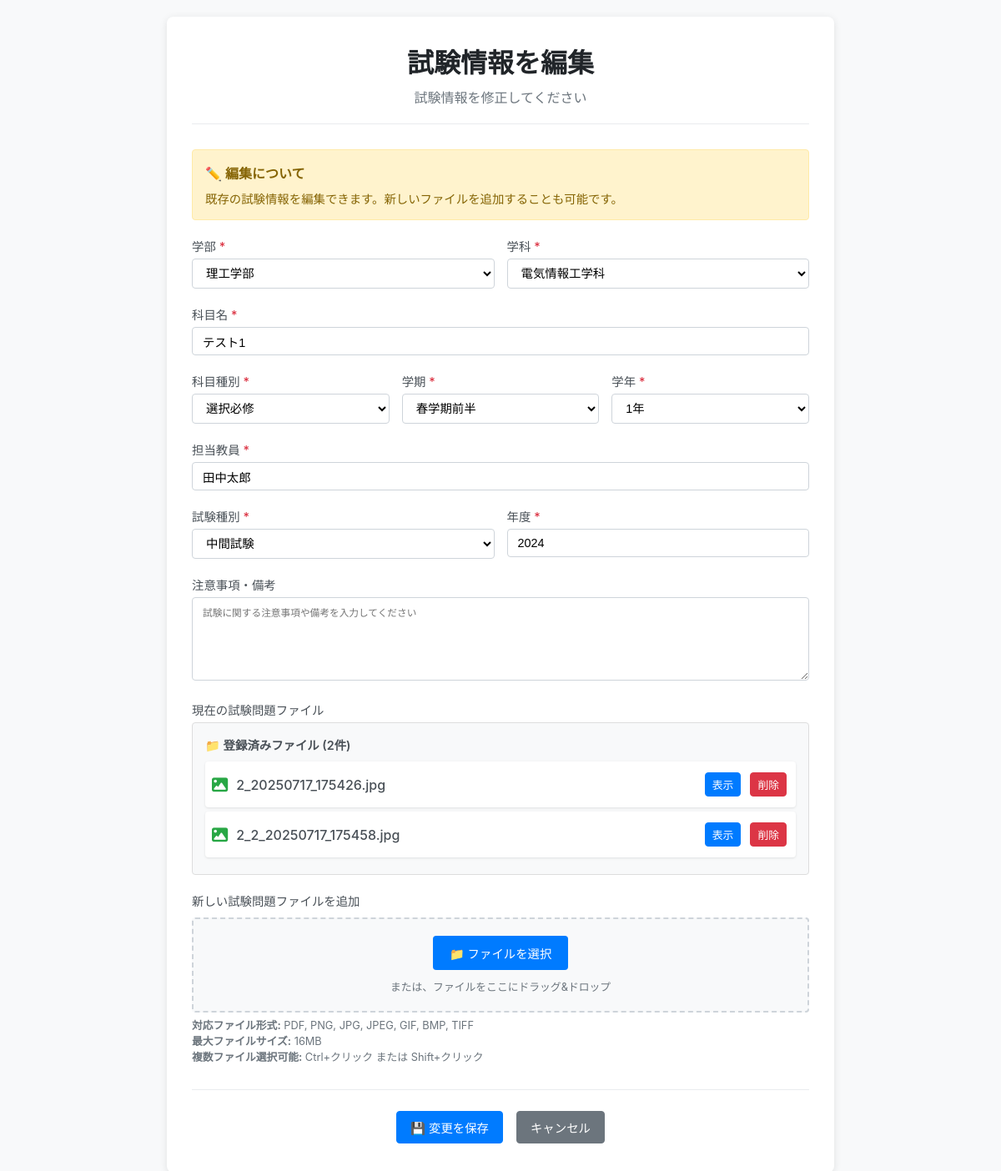
The app's page /exam-edit/28 (signed in) with its own data.
### tables this page shows
CREATE TABLE Subjects (
                subject_id INTEGER PRIMARY KEY AUTOINCREMENT,
                department_id INTEGER NOT NULL,
                subject_name TEXT NOT NULL,
                subject_type TEXT CHECK (subject_type IN ('必修', '選択必修', '一般教養')),
                semester TEXT CHECK (semester IN ('春学期', '春学期前半', '春学期後半', '秋学期', '秋学期前半', '秋学期後半')),
                grade_level INTEGER CHECK (grade_level BETWEEN 1 AND 4),
                created_at DATETIME DEFAULT CURRENT_TIMESTAMP,
                FOREIGN KEY (department_id) REFERENCES Departments(department_id)
            );

CREATE TABLE Professors (
                professor_id INTEGER PRIMARY KEY AUTOINCREMENT,
                professor_name TEXT NOT NULL
            );

CREATE TABLE Exams (
                exam_id INTEGER PRIMARY KEY AUTOINCREMENT,
                subject_id INTEGER NOT NULL,
                exam_type_id INTEGER NOT NULL,
                exam_year INTEGER NOT NULL,
                instructions TEXT,
                created_by INTEGER,
                created_at DATETIME DEFAULT CURRENT_TIMESTAMP,
                updated_at DATETIME DEFAULT CURRENT_TIMESTAMP,
                FOREIGN KEY (subject_id) REFERENCES Subjects(subject_id),
                FOREIGN KEY (exam_type_id) REFERENCES ExamTypes(exam_type_id),
                FOREIGN KEY (created_by) REFERENCES Users(user_id) ON DELETE SET NULL,
                UNIQUE(subject_id, exam_type_id, exam_year)
            );

CREATE TABLE ExamQuestions (
                question_id INTEGER PRIMARY KEY AUTOINCREMENT,
                exam_id INTEGER NOT NULL,
                picture TEXT,
                FOREIGN KEY (exam_id) REFERENCES Exams(exam_id)
            );

### app.py (the view)
    def decorated_function(*args, **kwargs):
        if 'user_id' not in session:
            return redirect(url_for('login'))
        return f(*args, **kwargs)

### app.py (called while the page is built)
def get_db() -> sqlite3.Connection:
    db = getattr(g, '_database', None)
    if db is None:
        try:
            db = g._database = sqlite3.connect(DATABASE)
            db.execute('PRAGMA foreign_keys = ON')
            db.row_factory = sqlite3.Row
        except Exception as e:
            import sys
            print(f"Database connection error: {e}", file=sys.stderr)
            raise
    return db

@app.teardown_appcontext
def close_connection(exception: Optional[BaseException]) -> None:
    db = getattr(g, '_database', None)
    if db is not None:
        db.close()

def login_required(f):
    def decorated_function(*args, **kwargs):
        if 'user_id' not in session:
            return redirect(url_for('login'))
        return f(*args, **kwargs)
    decorated_function.__name__ = f.__name__
    decorated_function.__doc__ = f.__doc__
    decorated_function.__module__ = f.__module__
    return decorated_function

### templates/exams/edit.html (shortened to what this page needs)
<!DOCTYPE html>
<html lang="ja">
<head>
    <link rel="stylesheet" href="https://cdnjs.cloudflare.com/ajax/libs/font-awesome/6.4.0/css/all.min.css">
</head>
<body>
    <div class="container"
         data-faculty-id="{{ exam.faculty_id }}"
         data-department-id="{{ exam.department_id }}">
        <div class="header">
            <h1>試験情報を編集</h1>
            <p>試験情報を修正してください</p>
        </div>
        <div class="info-box">
            <h3>✏️ 編集について</h3>
            <p>既存の試験情報を編集できます。新しいファイルを追加することも可能です。</p>
        </div>
        <form id="examForm" action="{{ url_for('exam_edit_update', exam_id=exam.exam_id) }}" method="POST" enctype="multipart/form-data">
            <div class="form-row">
                <div class="form-group">
                    <label for="faculty">学部 <span class="required">*</span></label>
                    <select id="faculty" name="faculty_id" required>
                        <option value="6" {{ 'selected' if exam.faculty_id == 6 else '' }}>理工学部</option>
                    </select>
                </div>
                <div class="form-group">
                    <label for="department">学科 <span class="required">*</span></label>
                    <select id="department" name="department_id" required>
                        <option value="">学科を選択してください</option>
                    </select>
                </div>
            </div>
            <div class="form-group">
                <label for="subject_name">科目名 <span class="required">*</span></label>
                <div class="autocomplete-container">
                    <input type="text" id="subject_name" name="subject_name"
                           value="{{ exam.subject_name }}"
                           placeholder="科目名を入力してください" required>
                </div>
            </div>
            <div class="form-row-three">
                <div class="form-group">
                    <label for="subject_type">科目種別 <span class="required">*</span></label>
                    <select id="subject_type" name="subject_type" required>
                        <option value="選択必修" {{ 'selected' if exam.subject_type == '選択必修' else '' }}>選択必修</option>
                    </select>
                </div>
                <div class="form-group">
                    <label for="semester">学期 <span class="required">*</span></label>
                    <select id="semester" name="semester" required>
                        <option value="春学期前半" {{ 'selected' if exam.semester == '春学期前半' else '' }}>春学期前半</option>
                    </select>
                </div>
                <div class="form-group">
                    <label for="grade_level">学年 <span class="required">*</span></label>
                    <select id="grade_level" name="grade_level" required>
                        <option value="1" {{ 'selected' if exam.grade_level == 1 else '' }}>1年</option>
                    </select>
                </div>
            </div>
            <div class="form-group">
                <label for="professor_name">担当教員 <span class="required">*</span></label>
                <div class="autocomplete-container">
                    <input type="text" id="professor_name" name="professor_name"
                           value="{{ professor_names[0] if professor_names else '' }}"
                           placeholder="教員名を入力してください" required>
                </div>
            </div>
            <div class="form-row">
                <div class="form-group">
                    <label for="exam_type">試験種別 <span class="required">*</span></label>
                    <select id="exam_type" name="exam_type_id" required>
                        <option value="2" {{ 'selected' if exam.exam_type_id == 2 else '' }}>中間試験</option>
                    </select>
                </div>
                <div class="form-group">
                    <label for="exam_year">年度 <span class="required">*</span></label>
                    <input type="number" id="exam_year" name="exam_year"
                           value="{{ exam.exam_year }}"
                           min="2020" max="2030" required>
                </div>
            </div>
            <div class="form-group">
                <label for="instructions">注意事項・備考</label>
                <textarea id="instructions" name="instructions" placeholder="試験に関する注意事項や備考を入力してください">{{ exam.instructions or '' }}</textarea>
            </div>
            {% if questions %}
            <div class="form-group">
                <label>現在の試験問題ファイル</label>
                <div class="existing-files">
                    <h6>📁 登録済みファイル ({{ questions|length }}件)</h6>
                    {% for question in questions %}
                    <div class="file-item">
                        <div class="file-info">
                            {% set file_extension = question.picture.split('.')[-1].lower() %}
                            {% if file_extension == 'pdf' %}
                                <i class="file-icon fas fa-file-pdf" style="color: #dc3545;"></i>
                            {% elif file_extension in ['png', 'jpg', 'jpeg', 'gif', 'bmp', 'tiff'] %}
                                <i class="file-icon fas fa-image" style="color: #28a745;"></i>
                            {% else %}
                                <i class="file-icon fas fa-file" style="color: #6c757d;"></i>
                            {% endif %}
                            <span class="file-name">{{ question.picture }}</span>
                        </div>
                        <div class="file-actions">
                            <a href="/uploads/{{ question.picture }}"
                               target="_blank" class="btn btn-sm btn-primary">表示</a>
                            <button type="button" class="btn btn-sm btn-danger"
                                    data-question-id="{{ question.question_id }}"
                                    data-filename="{{ question.picture }}"
                                    onclick="deleteFile(this.dataset.questionId, this.dataset.filename)">削除</button>
                        </div>
                    </div>
                    {% endfor %}
                </div>
            </div>
            {% endif %}
            <div class="form-group">
                <label for="exam_files">新しい試験問題ファイルを追加</label>
                <div class="file-upload-area" id="file-upload-area">
                    <div class="file-input-wrapper">
                        <button type="button" class="file-input-button" onclick="document.getElementById('exam_files').click()">
                            📁 ファイルを選択
                        </button>
                    </div>
                    <p style="margin: 10px 0 0 0; color: #6c757d; font-size: 0.8em;">
                        または、ファイルをここにドラッグ&ドロップ
                    </p>
                </div>
                <div style="font-size: 0.8em; color: #6c757d; margin-top: 5px;">
                    <strong>対応ファイル形式:</strong> PDF, PNG, JPG, JPEG, GIF, BMP, TIFF<br>
                    <strong>最大ファイルサイズ:</strong> 16MB<br>
                    <strong>複数ファイル選択可能:</strong> Ctrl+クリック または Shift+クリック
                </div>
            </div>
            <div class="button-group">
                <button type="submit" class="btn btn-primary">💾 変更を保存</button>
                <a href="/exam/{{ exam.exam_id }}" class="btn btn-secondary">キャンセル</a>
            </div>
        </form>
    </div>
</body>
</html>

### templates/exams/edit.html (style rules this page uses)
* { margin: 0; padding: 0; box-sizing: border-box; }
body { font-family: -apple-system, BlinkMacSystemFont, 'Segoe UI', Roboto, Oxygen, Ubuntu, Cantarell, sans-serif; background-color: #f8f9fa; min-height: 100vh; padding: 20px; }
.container { max-width: 800px; margin: 0 auto; background: white; border-radius: 8px; padding: 30px; box-shadow: 0 2px 10px rgba(0,0,0,0.1); }
.header { text-align: center; margin-bottom: 30px; padding-bottom: 20px; border-bottom: 1px solid #e9ecef; }
.header h1 { color: #212529; font-size: 2em; margin-bottom: 8px; font-weight: 600; }
.header p { color: #6c757d; font-size: 1em; }
.form-group { margin-bottom: 20px; }
.form-group label { display: block; margin-bottom: 5px; font-weight: 500; color: #495057; font-size: 0.9em; }
.form-group input, .form-group select, .form-group textarea { width: 100%; padding: 8px 12px; border: 1px solid #ced4da; border-radius: 4px; font-size: 0.9em; transition: border-color 0.15s ease-in-out, box-shadow 0.15s ease-in-out; background-color: #fff; }
.form-group textarea { min-height: 100px; resize: vertical; }
.form-row { display: grid; grid-template-columns: 1fr 1fr; gap: 15px; }
.form-row-three { display: grid; grid-template-columns: 1fr 1fr 1fr; gap: 15px; }
.required { color: #dc3545; }
.btn { display: inline-block; padding: 8px 16px; border: 1px solid transparent; border-radius: 4px; font-size: 0.9em; font-weight: 400; cursor: pointer; transition: all 0.15s ease-in-out; text-decoration: none; text-align: center; margin: 5px 3px; }
.btn-primary { background-color: #007bff; border-color: #007bff; color: white; }
.btn-secondary { background-color: #6c757d; border-color: #6c757d; color: white; }
.btn-sm { padding: 4px 8px; font-size: 0.8em; }
.btn-danger { background-color: #dc3545; border-color: #dc3545; color: white; }
.button-group { display: flex; justify-content: center; gap: 10px; margin-top: 30px; padding-top: 20px; border-top: 1px solid #e9ecef; }
.info-box { background-color: #fff3cd; border: 1px solid #ffeaa7; border-radius: 4px; padding: 15px; margin-bottom: 20px; }
.info-box h3 { color: #856404; margin-bottom: 8px; font-size: 1em; font-weight: 600; }
.info-box p { color: #856404; margin-bottom: 0; font-size: 0.9em; }
.autocomplete-container { position: relative; }
.existing-files { background-color: #f8f9fa; border: 1px solid #ddd; border-radius: 4px; padding: 15px; margin-bottom: 15px; }
.existing-files h6 { margin-bottom: 10px; color: #495057; font-size: 0.9em; font-weight: 600; }
.file-upload-area { border: 2px dashed #ced4da; border-radius: 4px; padding: 20px; text-align: center; background-color: #f8f9fa; margin-top: 10px; transition: all 0.3s ease; }
.file-input-wrapper { position: relative; display: inline-block; cursor: pointer; }
.file-input-button { background-color: #007bff; color: white; padding: 10px 20px; border-radius: 4px; border: none; cursor: pointer; font-size: 0.9em; transition: background-color 0.2s; }
.file-item { display: flex; align-items: center; justify-content: space-between; padding: 8px; background: white; border-radius: 4px; margin-bottom: 5px; box-shadow: 0 1px 3px rgba(0,0,0,0.1); }
.file-icon { margin-right: 10px; font-size: 1.2em; }
.file-info { flex: 1; display: flex; align-items: center; }
.file-name { font-weight: 500; color: #495057; }
.file-actions { display: flex; gap: 5px; }

### records on screen
Subjects: subject_name "テスト1"
Professors: professor_name "田中太郎"
Exams: exam_year "2024"
ExamQuestions: picture "2_20250717_175426.jpg"
ExamQuestions: picture "2_2_20250717_175458.jpg"

### other values on screen
{{ questions|length }} "2"
